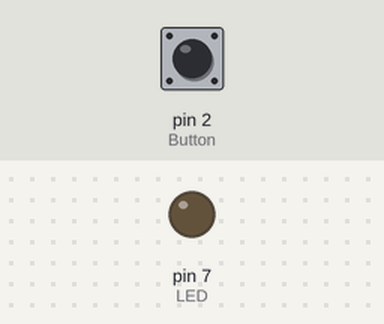
Bench run of a sketch on a simulated Arduino Uno, built with avr-gcc and run on an emulated ATmega328P. Parts: output pins drawn as LEDs (lit = HIGH). The test bench sets the inputs (shaded band); at power-on: pin 2 (Button) HIGH.

Above: at 1.2 s.
1.3 s: pin 2 (Button) pulled LOW for 0.15 s
At 1.37 s:
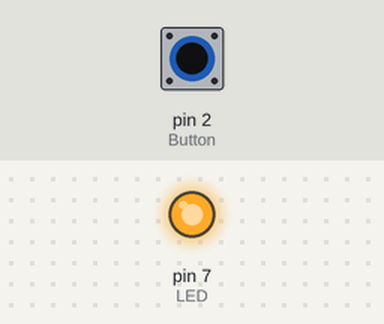
2.9 s: pin 2 (Button) pulled LOW for 3.2 s
At 7.0 s:
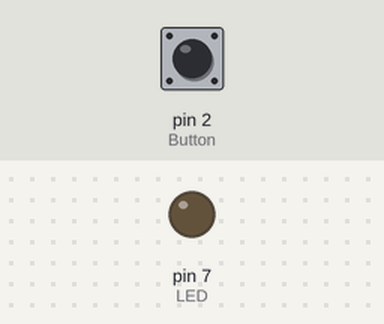
Timing chart, 0 to 8.5 s (numbered marks = the images above; inputs shaded):
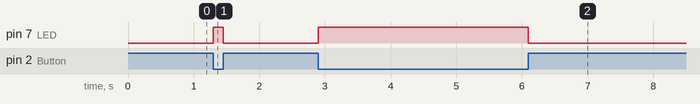

Measured:
- after the input at 1.3 s, pin 7 (LED): LOW → HIGH at once, → LOW 0.15 s later
- after the input at 2.9 s, pin 7 (LED): LOW → HIGH at once, → LOW 3.2 s later

The sketch:

led_lighting1.ino
```cpp
int LED = 7;
int Button = 2;

void setup(){
  pinMode(LED,OUTPUT);
  pinMode(Button,INPUT_PULLUP);
}

void loop(){
  if(digitalRead(Button)==LOW)
  { digitalWrite(LED,HIGH);
     }
else{(digitalWrite(LED,LOW));}
     }
     
```
